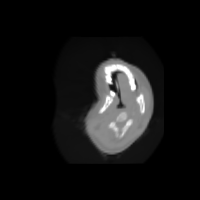

Recreate this plot in Python.
#!/usr/bin/env python

# Demonstrate 3D image warping using vtkThinPlateSplineTransform,
# vtkTransformToGrid, and vtkGridTransform on medical head data.

# Factory overrides
import vtkmodules.vtkInteractionStyle  # noqa: F401
import vtkmodules.vtkRenderingFreeType  # noqa: F401
import vtkmodules.vtkRenderingOpenGL2  # noqa: F401

import os

from vtkmodules.vtkCommonCore import vtkPoints
from vtkmodules.vtkCommonTransforms import vtkThinPlateSplineTransform
from vtkmodules.vtkFiltersHybrid import (
    vtkGridTransform,
    vtkTransformToGrid,
)
from vtkmodules.vtkIOImage import vtkImageReader
from vtkmodules.vtkImagingCore import vtkImageReslice
from vtkmodules.vtkInteractionStyle import vtkInteractorStyleImage
from vtkmodules.vtkRenderingCore import (
    vtkRenderWindow,
    vtkRenderWindowInteractor,
    vtkRenderer,
)
from vtkmodules.vtkRenderingCore import vtkImageSlice, vtkImageSliceMapper

data_dir = os.environ.get("VPE_DATA_DIR", os.path.dirname(os.path.abspath(__file__)))

# Read volume data
reader = vtkImageReader()
reader.ReleaseDataFlagOff()
reader.SetDataByteOrderToLittleEndian()
reader.SetDataExtent(0, 63, 0, 63, 1, 93)
reader.SetDataSpacing(3.2, 3.2, 1.5)
reader.SetDataOrigin(-100.8, -100.8, -69)
reader.SetFilePrefix(os.path.join(data_dir, "headsq", "quarter"))
reader.SetDataMask(0x7fff)
reader.Update()

# Source and target landmark points
p1 = vtkPoints()
p2 = vtkPoints()
p1.InsertNextPoint(0, 0, 0)
p2.InsertNextPoint(-60, 10, 20)
p1.InsertNextPoint(-100, -100, -50)
p2.InsertNextPoint(-100, -100, -50)
p1.InsertNextPoint(-100, -100, 50)
p2.InsertNextPoint(-100, -100, 50)
p1.InsertNextPoint(-100, 100, -50)
p2.InsertNextPoint(-100, 100, -50)
p1.InsertNextPoint(-100, 100, 50)
p2.InsertNextPoint(-100, 100, 50)
p1.InsertNextPoint(100, -100, -50)
p2.InsertNextPoint(100, -100, -50)
p1.InsertNextPoint(100, -100, 50)
p2.InsertNextPoint(100, -100, 50)
p1.InsertNextPoint(100, 100, -50)
p2.InsertNextPoint(100, 100, -50)
p1.InsertNextPoint(100, 100, 50)
p2.InsertNextPoint(100, 100, 50)

# Thin plate spline transform
transform = vtkThinPlateSplineTransform()
transform.SetSourceLandmarks(p1)
transform.SetTargetLandmarks(p2)
transform.SetBasisToR()

# Convert to grid transform
grid_thin_plate = vtkTransformToGrid()
grid_thin_plate.SetInput(transform)
grid_thin_plate.SetGridExtent(0, 64, 0, 64, 0, 50)
grid_thin_plate.SetGridSpacing(3.2, 3.2, 3.0)
grid_thin_plate.SetGridOrigin(-102.4, -102.4, -75)
grid_thin_plate.SetGridScalarTypeToUnsignedChar()
grid_thin_plate.Update()

grid_transform = vtkGridTransform()
grid_transform.SetDisplacementGridData(grid_thin_plate.GetOutput())
grid_transform.SetDisplacementShift(grid_thin_plate.GetDisplacementShift())
grid_transform.SetDisplacementScale(grid_thin_plate.GetDisplacementScale())

# Reslice the image using the grid transform
reslice = vtkImageReslice()
reslice.SetInputConnection(reader.GetOutputPort())
reslice.SetResliceTransform(grid_transform)
reslice.SetInterpolationModeToLinear()
reslice.SetOutputSpacing(1, 1, 1)

# Display a slice using vtkImageSliceMapper + vtkImageSlice
image_mapper = vtkImageSliceMapper()
image_mapper.SetInputConnection(reslice.GetOutputPort())
image_mapper.SetSliceNumber(70)

image_slice = vtkImageSlice()
image_slice.SetMapper(image_mapper)
image_slice.GetProperty().SetColorWindow(2000)
image_slice.GetProperty().SetColorLevel(1000)

# Renderer
renderer = vtkRenderer()
renderer.AddViewProp(image_slice)

# Window
render_window = vtkRenderWindow()
render_window.AddRenderer(renderer)
render_window.SetSize(200, 200)
render_window.SetWindowName("grid warp3d")

# Interactor
interactor = vtkRenderWindowInteractor()
interactor.SetRenderWindow(render_window)
interactor_style_image = vtkInteractorStyleImage()
interactor.SetInteractorStyle(interactor_style_image)

# Scene
renderer.GetActiveCamera().ParallelProjectionOn()
renderer.ResetCamera()

interactor.Initialize()
interactor.Start()
